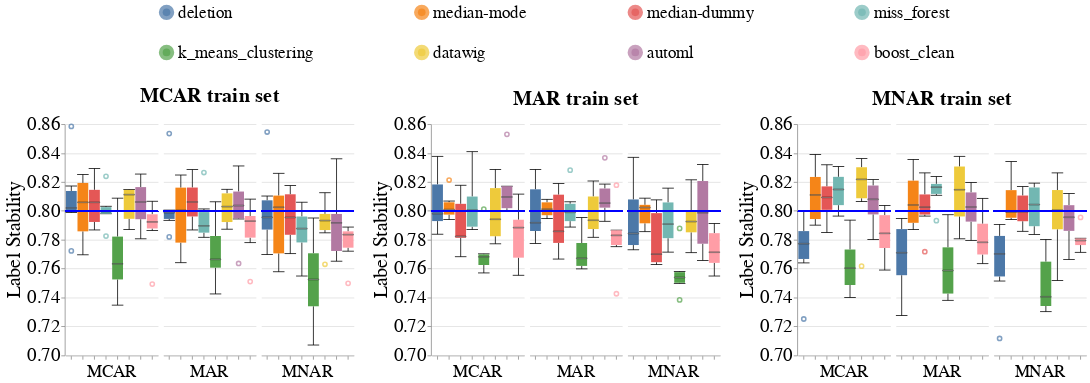

Here is the notebook cell this chart was saved with:
### Code cell
create_box_plots_for_diff_imputers_v2(dataset_name=DATASET_NAME,
                                      model_name='rf_clf',
                                      metric_name='label_stability',
                                      db_client=db_client)

### Figure 1 — Vega-Lite specification as saved in the notebook (floating-point values rounded to 4 significant figures; data arrays with more than 128 entries replaced by an {"elided": "..."} marker saying what was removed)
{"config": {"view": {"continuousWidth": 400, "continuousHeight": 300, "stroke": null}, "axis": {"labelFontSize": 24, "labelFontWeight": "normal", "titleFontSize": 26, "titleFontWeight": "normal"}, "facet": {"spacing": 5}, "header": {"labelFontSize": 22, "labelOrient": "bottom", "labelPadding": 5, "titleFontSize": 26}, "legend": {"columns": 4, "direction": "horizontal", "labelFontSize": 22, "labelLimit": 400, "orient": "top", "symbolOffset": 120, "symbolStrokeWidth": 10, "titleAnchor": "middle", "titleFontSize": 24, "titleLimit": 300}, "title": {"fontSize": 26}}, "hconcat": [{"facet": {"column": {"field": "Test_Injection_Strategy", "sort": ["MCAR", "MAR", "MNAR"], "title": "MCAR train set", "type": "nominal"}}, "spec": {"layer": [{"mark": {"type": "boxplot", "median": {"stroke": "black", "strokeWidth": 0.7}, "ticks": true}, "encoding": {"color": {"field": "Null_Imputer_Name", "sort": ["deletion", "median-mode", "median-dummy", "miss_forest", "k_means_clustering", "datawig", "automl", "boost_clean"], "title": null, "type": "nominal"}, "x": {"axis": {"labels": false}, "field": "Null_Imputer_Name", "sort": ["deletion", "median-mode", "median-dummy", "miss_forest", "k_means_clustering", "datawig", "automl", "boost_clean"], "title": null, "type": "nominal"}, "y": {"field": "Metric_Value", "scale": {"zero": false}, "title": "Label Stability", "type": "quantitative"}}}, {"mark": "rule", "encoding": {"color": {"value": "blue"}, "size": {"value": 2}, "y": {"field": "Baseline_Median", "type": "quantitative"}}}], "width": 120}}, {"data": {"name": "data-0dfd8a7e099727636dc441f44bd69e5d"}, "facet": {"column": {"field": "Test_Injection_Strategy", "sort": ["MCAR", "MAR", "MNAR"], "title": "MAR train set", "type": "nominal"}}, "spec": {"layer": [{"mark": {"type": "boxplot", "median": {"stroke": "black", "strokeWidth": 0.7}, "ticks": true}, "encoding": {"color": {"field": "Null_Imputer_Name", "sort": ["deletion", "median-mode", "median-dummy", "miss_forest", "k_means_clustering", "datawig", "automl", "boost_clean"], "title": null, "type": "nominal"}, "x": {"axis": {"labels": false}, "field": "Null_Imputer_Name", "sort": ["deletion", "median-mode", "median-dummy", "miss_forest", "k_means_clustering", "datawig", "automl", "boost_clean"], "title": null, "type": "nominal"}, "y": {"field": "Metric_Value", "scale": {"zero": false}, "title": "Label Stability", "type": "quantitative"}}}, {"mark": "rule", "encoding": {"color": {"value": "blue"}, "size": {"value": 2}, "y": {"field": "Baseline_Median", "type": "quantitative"}}}], "width": 120}}, {"data": {"name": "data-6ee784b79a94fba00afdfdfb0d3b9b10"}, "facet": {"column": {"field": "Test_Injection_Strategy", "sort": ["MCAR", "MAR", "MNAR"], "title": "MNAR train set", "type": "nominal"}}, "spec": {"layer": [{"mark": {"type": "boxplot", "median": {"stroke": "black", "strokeWidth": 0.7}, "ticks": true}, "encoding": {"color": {"field": "Null_Imputer_Name", "sort": ["deletion", "median-mode", "median-dummy", "miss_forest", "k_means_clustering", "datawig", "automl", "boost_clean"], "title": null, "type": "nominal"}, "x": {"axis": {"labels": false}, "field": "Null_Imputer_Name", "sort": ["deletion", "median-mode", "median-dummy", "miss_forest", "k_means_clustering", "datawig", "automl", "boost_clean"], "title": null, "type": "nominal"}, "y": {"field": "Metric_Value", "scale": {"zero": false}, "title": "Label Stability", "type": "quantitative"}}}, {"mark": "rule", "encoding": {"color": {"value": "blue"}, "size": {"value": 2}, "y": {"field": "Baseline_Median", "type": "quantitative"}}}], "width": 120}}], "data": {"name": "data-4b3e00072d2213a557497b1198de3ffa"}, "resolve": {"scale": {"y": "shared"}}, "$schema": "https://vega.github.io/schema/vega-lite/v4.17.0.json", "datasets": {"data-4b3e00072d2213a557497b1198de3ffa": {"elided": "144 records"}, "data-0dfd8a7e099727636dc441f44bd69e5d": {"elided": "144 records"}, "data-6ee784b79a94fba00afdfdfb0d3b9b10": {"elided": "144 records"}}}
